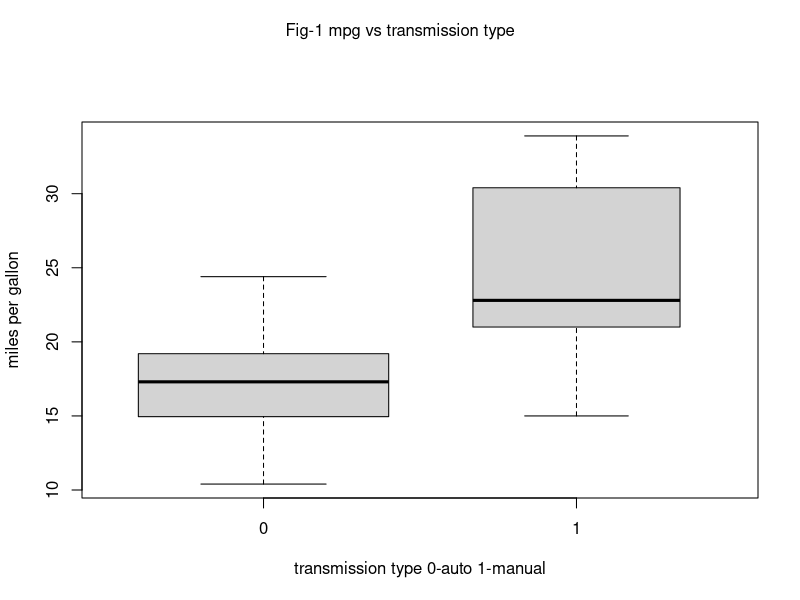
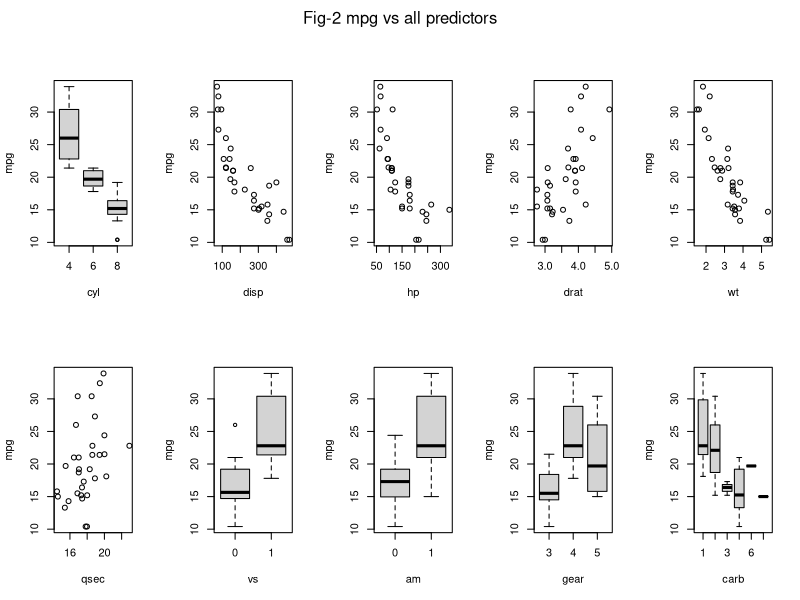
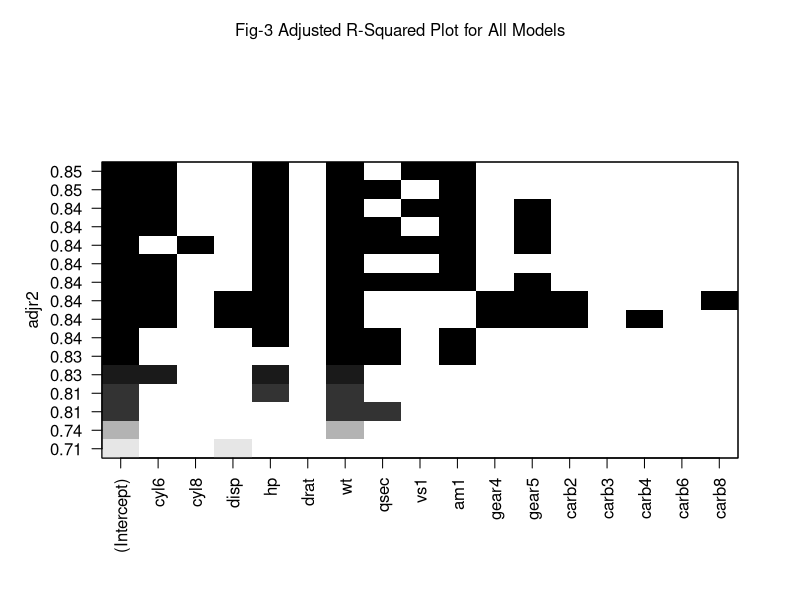
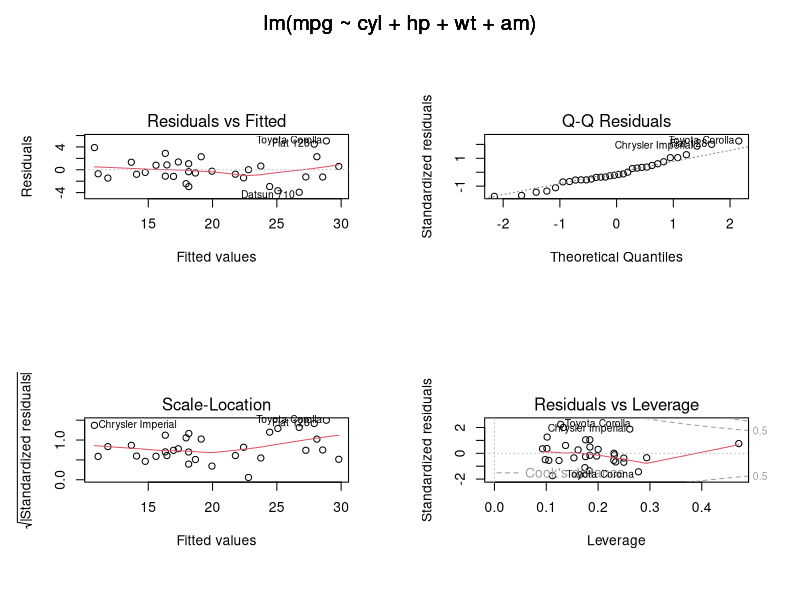

The R source for these figures, in order:
## ---- chunk 1
knitr::opts_chunk$set(echo = TRUE)
## ---- chunk 2
str(mtcars)
head(mtcars, 2)
## ---- chunk 3
mtcars$cyl<-as.factor(mtcars$cyl)
mtcars$vs<-as.factor(mtcars$vs)
mtcars$am<-as.factor(mtcars$am)
mtcars$gear<-as.factor(mtcars$gear)
mtcars$carb<-as.factor(mtcars$carb)
## ---- chunk 4
library(car)
fitAll<-lm(mpg~., mtcars)
vif(fitAll)
## ---- chunk 5
library(leaps)
subset<-regsubsets(mpg~., mtcars, nbest=2)
## ---- chunk 6
fit1<-lm(mpg~cyl+hp+wt+am, mtcars)
fit2<-lm(mpg~cyl+hp+wt+am+vs, mtcars)
fit3<-lm(mpg~cyl+hp+wt+am+qsec, mtcars)
## ---- chunk 7
anova(fit1, fit2)
anova(fit1, fit3)
## ---- chunk 8
summary(fit1)$coef
summary(fit1)$adj.r.squared
## ---- chunk 9
data(mtcars)
par(mfrow=c(1,1), oma=c(0,0,2,0))
boxplot(mpg~am, mtcars, varwidth=TRUE, 
        xlab="transmission type 0-auto 1-manual", 
        ylab="miles per gallon")
mtext("Fig-1 mpg vs transmission type", outer=TRUE, cex=1)
## ---- chunk 10
par(mfrow=c(2,5), oma=c(0,0,2,0))
plot(mpg~cyl, mtcars)
plot(mpg~disp, mtcars)
plot(mpg~hp, mtcars)
plot(mpg~drat, mtcars)
plot(mpg~wt, mtcars)
plot(mpg~qsec, mtcars)
plot(mpg~vs, mtcars)
plot(mpg~am, mtcars)
plot(mpg~gear, mtcars)
plot(mpg~carb, mtcars)
mtext("Fig-2 mpg vs all predictors", outer=TRUE, cex=1)
## ---- chunk 11
library(leaps)
subset<-regsubsets(mpg~., mtcars, nbest=2)
par(mfrow=c(1,1), oma=c(0,0,2,0))
plot(subset, scale="adjr2")
mtext("Fig-3 Adjusted R-Squared Plot for All Models", outer=TRUE, cex=1)
## ---- chunk 12
par(mfrow=c(2,2), oma=c(0,0,2,0))
plot(fit1, which=1)
plot(fit1, which=2)
plot(fit1, which=3)
plot(fit1, which=5)
## mtext("Fig-4 Model Fitting Analysis", outer=TRUE, cex=1)
